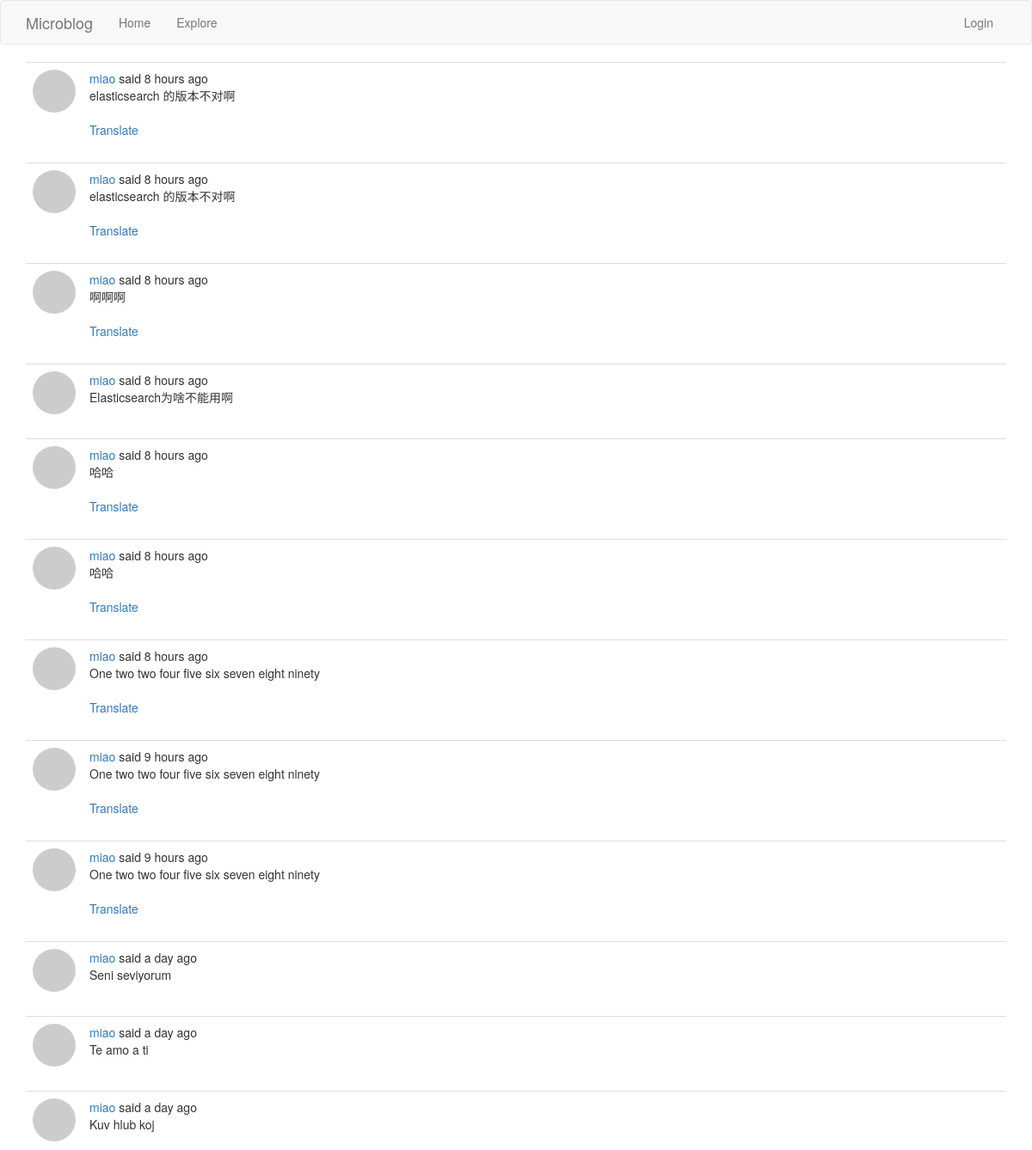
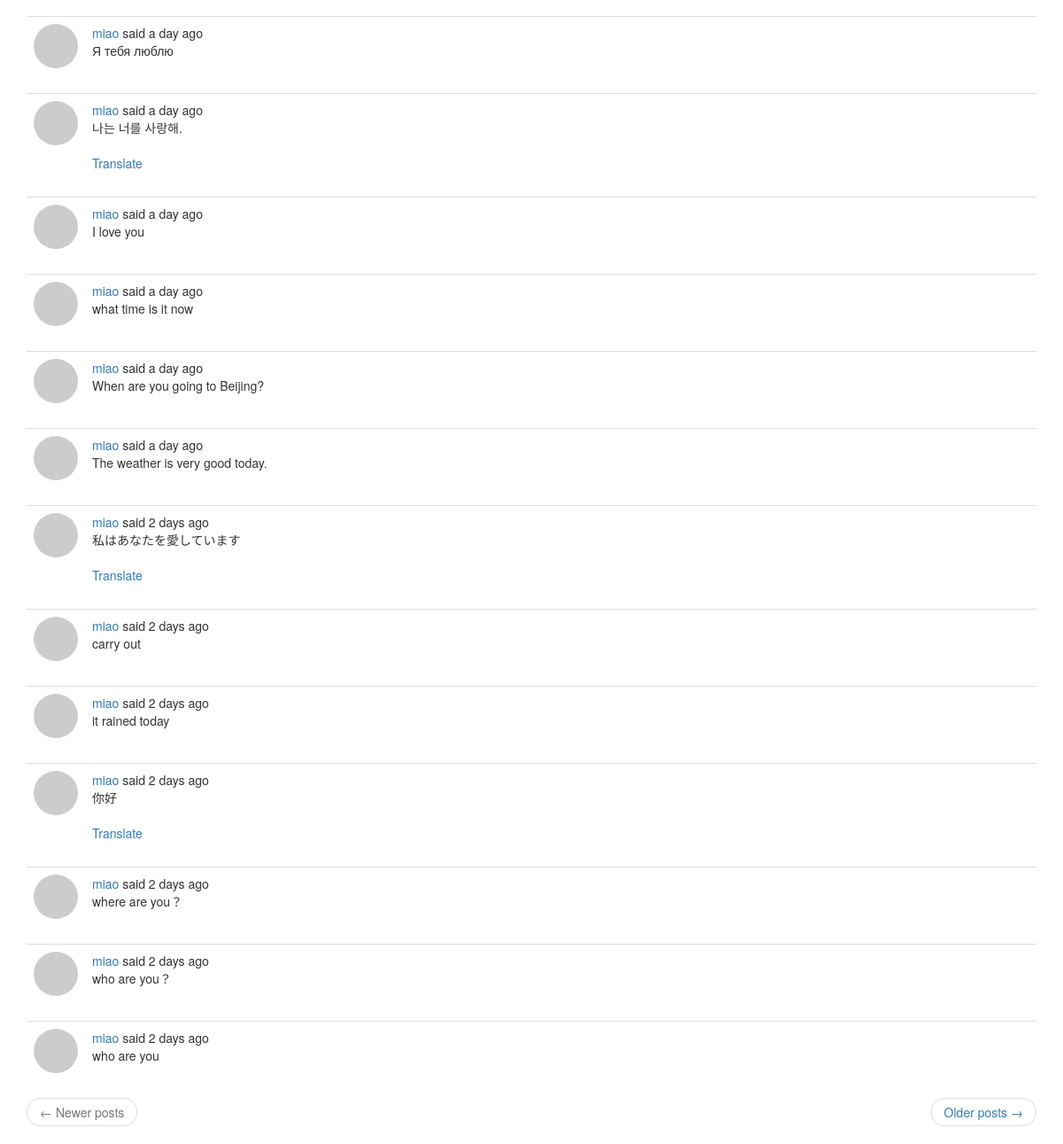
/explore, run on the app's committed database (2 pictures, top to bottom).
### app/models.py (models this page shows, shortened)
class SearchableMixin(object):
    @classmethod
    def search(cls, expression, page, per_page):
        """获取搜索结果列表"""
        ids, total = query_index(cls.__tablename__, expression, page, per_page)
        if total == 0:
            return cls.query.filter_by(id=0), 0
        when = []
        for i in range(len(ids)):
            when.append((ids[i], i))
        return cls.query.filter(cls.id.in_(ids)).order_by(db.case(when, value=cls.id)), total  # SQL 的case when语句

class Post(SearchableMixin, db.Model):
    __searchable__ = ['body']  # 这个模型需要有body字段才能被索引,我添加的这个__searchable__属性只是一个变量，它没有任何关联的行为。 它只会帮助我以通用的方式编写索引函数。
    id = db.Column(db.Integer, primary_key=True)
    body = db.Column(db.String(140))
    timestamp = db.Column(db.DateTime, index=True, default=datetime.utcnow)
    user_id = db.Column(db.Integer, db.ForeignKey('user.id'))  # 初始化为user.id的外键,Flask-SQLAlchemy自动设置类名为小写来作为对应表的名称
    language = db.Column(db.String(5))  # 用户发表的动态的语言类型

### app/main/routes.py (the view)
@bp.route('/explore')
def explore():
    start_page = request.args.get('page', 1, type=int)  # 获取动态页要显示动态的起始页
    end_page = current_app.config['POSTS_PER_PAGE']  # 获取动态页要显示动态的终止页
    posts = Post.query.order_by(Post.timestamp.desc()).paginate(start_page, end_page, False)
    next_url = url_for('main.explore', page=posts.next_num) if posts.has_next else None
    prev_url = url_for('main.explore', page=posts.prev_num) if posts.has_prev else None
    return render_template('index.html', title=_("Explore"),
                           posts=posts.items,
                           next_url=next_url,
                           prev_url=prev_url)

### app/main/routes.py (called while the page is built)
@bp.before_app_request
def before_request():
    if current_user.is_authenticated:  # 当前用户是否已经登录
        current_user.last_seen = datetime.utcnow()
        db.session.commit()  # 不需要db.session.add()这句，因为当前用户已经存在数据库里了，当前用户是查询得到的
        g.search_form = SearchForm()
    g.locale = str(get_locale())

### app/models.py (called while the page is built)
    def avatar(self, size):
        digest = md5(self.email.lower().encode('utf-8')).hexdigest()  # md5(b'miao@email.com').hexdigest()获取字符串的md5值
        return 'https://www.gravatar.com/avatar/{}?d=identicon&s={}'.format(digest, size)

### app/templates/index.html (shortened to what this page needs)
{% extends "base.html" %}
{% import 'bootstrap/wtf.html' as wtf %}
{% block app_content %}
    {% for post in posts %}
        {% include '_post.html' %}
    {% endfor %}
    <nav aria-label="...">
        <ul class="pager">
            <li class="previous{% if not prev_url %} disabled{% endif %}">
                <a href="{{ prev_url or '#' }}">
                    <span aria-hidden="true">&larr;</span> {{ _('Newer posts') }}
                </a>
            </li>
            <li class="next{% if not next_url %} disabled{% endif %}">
                <a href="{{ next_url or '#' }}">
                    {{ _('Older posts') }} <span aria-hidden="true">&rarr;</span>
                </a>
            </li>
        </ul>
    </nav>
{% endblock %}

### app/templates/_post.html (shortened to what this page needs)
<table class="table table-hover">
    <tr>
        <td width="50px">
            <a href="{{ url_for('main.user', username=post.author.username) }}">
                <div style="width: 50px;height: 50px; border-radius:50%;overflow: hidden;">
                    <img src="{{ post.author.avatar(50) }}"/>
                </div>
            </a>
        </td>
        <td>
            {{ _('%(username)s said %(when)s', username=user_link, when=moment(post.timestamp).fromNow()) }}
            <br>
            <span id="post{{ post.id }}">{{ post.body }}</span>
            {% if post.language and post.language != g.locale %}
                <br><br>
                <span id="translation{{ post.id }}">
                    <a href="javascript:translate(
                                '#post{{ post.id }}',
                                '#translation{{ post.id }}',
                                '{{ post.language }}',
                                '{{ g.locale }}');">{{ _('Translate') }}</a>
                </span>
            {% endif %}
        </td>
    </tr>
</table>

### data on the page
Post: body "elasticsearch 的版本不对啊"
Post: body "elasticsearch 的版本不对啊"
Post: body "啊啊啊"
Post: body "Elasticsearch为啥不能用啊"
Post: body "哈哈"
Post: body "哈哈"
Post: body "One two two four five six seven eight ninety"
Post: body "One two two four five six seven eight ninety"
Post: body "One two two four five six seven eight ninety"
Post: body "Seni seviyorum"
Post: body "Te amo a ti"
Post: body "Kuv hlub koj"
Post: body "Я тебя люблю"
Post: body "나는 너를 사랑해."
Post: body "I love you"
Post: body "what time is it now"
Post: body "When are you going to Beijing?"
Post: body "The weather is very good today."
Post: body "私はあなたを愛しています"
Post: body "carry out"
Post: body "it rained today"
Post: body "你好"
Post: body "where are you？"
Post: body "who are you？"
Post: body "who are you"
